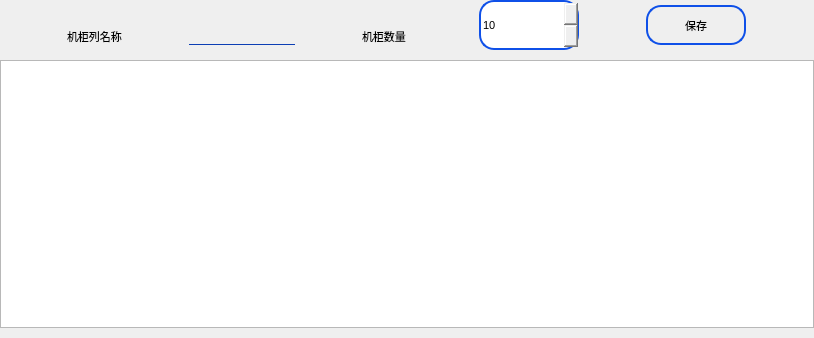
<?xml version="1.0" encoding="UTF-8"?>
<ui version="4.0">
 <class>SetCabNamesWid</class>
 <widget class="QWidget" name="SetCabNamesWid">
  <property name="geometry">
   <rect>
    <x>0</x>
    <y>0</y>
    <width>814</width>
    <height>338</height>
   </rect>
  </property>
  <property name="font">
   <font>
    <family>Ubuntu</family>
    <pointsize>8</pointsize>
    <italic>false</italic>
    <bold>false</bold>
   </font>
  </property>
  <property name="windowTitle">
   <string>Form</string>
  </property>
  <property name="styleSheet">
   <string notr="true">font: 8pt &quot;Ubuntu&quot;;</string>
  </property>
  <layout class="QVBoxLayout" name="verticalLayout">
   <property name="spacing">
    <number>0</number>
   </property>
   <property name="leftMargin">
    <number>0</number>
   </property>
   <property name="topMargin">
    <number>0</number>
   </property>
   <property name="rightMargin">
    <number>0</number>
   </property>
   <property name="bottomMargin">
    <number>10</number>
   </property>
   <item>
    <layout class="QHBoxLayout" name="horizontalLayout">
     <property name="spacing">
      <number>0</number>
     </property>
     <property name="bottomMargin">
      <number>10</number>
     </property>
     <item>
      <widget class="QLabel" name="label">
       <property name="sizePolicy">
        <sizepolicy hsizetype="Fixed" vsizetype="Fixed">
         <horstretch>0</horstretch>
         <verstretch>0</verstretch>
        </sizepolicy>
       </property>
       <property name="minimumSize">
        <size>
         <width>50</width>
         <height>40</height>
        </size>
       </property>
       <property name="font">
        <font>
         <family>Ubuntu</family>
         <pointsize>8</pointsize>
         <italic>false</italic>
         <bold>false</bold>
        </font>
       </property>
       <property name="styleSheet">
        <string notr="true">border:none;</string>
       </property>
       <property name="text">
        <string>机柜列名称</string>
       </property>
       <property name="alignment">
        <set>Qt::AlignBottom|Qt::AlignLeading|Qt::AlignLeft</set>
       </property>
      </widget>
     </item>
     <item>
      <widget class="QLineEdit" name="cabnameEdit">
       <property name="sizePolicy">
        <sizepolicy hsizetype="Fixed" vsizetype="Fixed">
         <horstretch>0</horstretch>
         <verstretch>0</verstretch>
        </sizepolicy>
       </property>
       <property name="minimumSize">
        <size>
         <width>50</width>
         <height>40</height>
        </size>
       </property>
       <property name="styleSheet">
        <string notr="true">QLineEdit{
	border-left:none;
	border-right:none;
	border-top: none;
	border-bottom:1px solid rgb(12,62,180);
	background-color: transparent;
}</string>
       </property>
       <property name="alignment">
        <set>Qt::AlignBottom|Qt::AlignLeading|Qt::AlignLeft</set>
       </property>
      </widget>
     </item>
     <item>
      <widget class="QLabel" name="label_3">
       <property name="sizePolicy">
        <sizepolicy hsizetype="Fixed" vsizetype="Fixed">
         <horstretch>0</horstretch>
         <verstretch>0</verstretch>
        </sizepolicy>
       </property>
       <property name="minimumSize">
        <size>
         <width>50</width>
         <height>40</height>
        </size>
       </property>
       <property name="font">
        <font>
         <family>Ubuntu</family>
         <pointsize>8</pointsize>
         <italic>false</italic>
         <bold>false</bold>
        </font>
       </property>
       <property name="styleSheet">
        <string notr="true">border:none;</string>
       </property>
       <property name="text">
        <string>机柜数量</string>
       </property>
       <property name="alignment">
        <set>Qt::AlignBottom|Qt::AlignLeading|Qt::AlignLeft</set>
       </property>
      </widget>
     </item>
     <item>
      <widget class="MySpinBox" name="cabNumSpin">
       <property name="sizePolicy">
        <sizepolicy hsizetype="Fixed" vsizetype="Fixed">
         <horstretch>0</horstretch>
         <verstretch>0</verstretch>
        </sizepolicy>
       </property>
       <property name="minimumSize">
        <size>
         <width>60</width>
         <height>50</height>
        </size>
       </property>
       <property name="maximumSize">
        <size>
         <width>100</width>
         <height>50</height>
        </size>
       </property>
       <property name="font">
        <font>
         <family>Ubuntu</family>
         <pointsize>8</pointsize>
         <italic>false</italic>
         <bold>false</bold>
        </font>
       </property>
       <property name="styleSheet">
        <string notr="true">QSpinBox::up-button
{
	width: 35px;
	height: 25px;
	border-left-width:1px;
	border-left-color:darkgray;
	border-left-style:solid;
	border-top-right-radius:3px;
	image: url(:/new/prefix1/image/up.png);
	font-size:7px;
}

QSpinBox::down-button
{
	width: 35px;
	height: 25px;
	border-left-width:1px;
	border-left-color:darkgray;
	border-left-style:solid;	
	border-bottom-right-radius:3px;
	image: url(:/new/prefix1/image/down.png);
}
QSpinBox{
	border:2px solid rgb(15,80,232);
	border-radius:15px;
}</string>
       </property>
       <property name="suffix">
        <string/>
       </property>
       <property name="prefix">
        <string/>
       </property>
       <property name="minimum">
        <number>0</number>
       </property>
       <property name="maximum">
        <number>18</number>
       </property>
       <property name="singleStep">
        <number>1</number>
       </property>
       <property name="value">
        <number>10</number>
       </property>
      </widget>
     </item>
     <item>
      <widget class="QPushButton" name="saveBtn">
       <property name="sizePolicy">
        <sizepolicy hsizetype="Fixed" vsizetype="Fixed">
         <horstretch>0</horstretch>
         <verstretch>0</verstretch>
        </sizepolicy>
       </property>
       <property name="minimumSize">
        <size>
         <width>40</width>
         <height>40</height>
        </size>
       </property>
       <property name="maximumSize">
        <size>
         <width>100</width>
         <height>40</height>
        </size>
       </property>
       <property name="styleSheet">
        <string notr="true">QPushButton{
border:2px solid rgb(15,80,232);
border-radius:15px
}</string>
       </property>
       <property name="text">
        <string>保存</string>
       </property>
      </widget>
     </item>
    </layout>
   </item>
   <item>
    <widget class="QTableWidget" name="tableWidget">
     <property name="font">
      <font>
       <family>Ubuntu</family>
       <pointsize>8</pointsize>
       <italic>false</italic>
       <bold>false</bold>
      </font>
     </property>
    </widget>
   </item>
  </layout>
 </widget>
 <customwidgets>
  <customwidget>
   <class>MySpinBox</class>
   <extends>QSpinBox</extends>
   <header>common/myspinbox.h</header>
  </customwidget>
 </customwidgets>
 <resources/>
 <connections/>
</ui>
